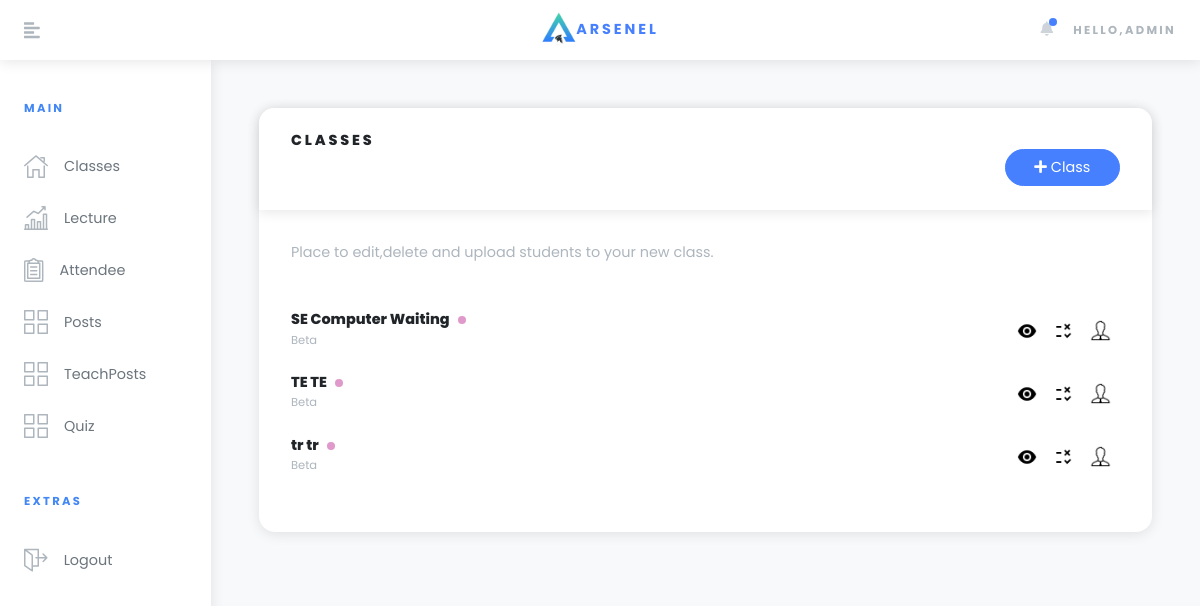
/app1/sectview/ (signed in), run on the app's committed database.
### custom_user/models.py (models this page shows, shortened)
class User(AbstractBaseUser):
	email=models.EmailField(verbose_name="email",max_length=50,unique=True)
	username=models.CharField(max_length=30,unique=True,blank=True)
	date_joined=models.DateTimeField(verbose_name="date joined",auto_now_add=True)
	last_login=models.DateTimeField(verbose_name="last joined",auto_now_add=True)
	is_admin=models.BooleanField(default=False)
	is_active=models.BooleanField(default=True)
	is_staff=models.BooleanField(default=False)
	is_superuser=models.BooleanField(default=False)
	is_teacher=models.BooleanField(default=False)
	is_student=models.BooleanField(default=False)
	USERNAME_FIELD="email"
	REQUIRED_FIELDS=['username']
	objects=MyAccountManager()

### app1/models.py (models this page shows)
class Section_class(models.Model):
	owner=models.ForeignKey(User,on_delete=models.CASCADE,blank=True,null=True)
	teacher=models.ManyToManyField(User,related_name="members",blank=True)
	year=models.CharField(max_length=20)
	div=models.CharField(max_length=10)
	def __str__(self):
		return "%s %s"%(self.year,self.div)

### app1/views.py (the view, shortened to what this page needs)
# urls.py: path('sectview/',section_view,name="section"),
@login_required(login_url='/account/login')
def section_view(request):    #adding new class and list of classes
	listo=Section_class.objects.filter(owner=request.user)
	form=Section_class_form(request.POST or None)
	context={"form":form,"list":listo,"flag":1,"title":"Add Class"}
	return render(request,"classes.html",context)

### app1/templates/classes.html (shortened to what this page needs)
{% extends "base.html" %}
{% block content %}
  {% block content2 %}
  {% load static %}
<div class="page-holder w-100 d-flex flex-wrap">
        <div class="container-fluid px-xl-5">
          <section class="py-5">
            <div class="row">
              <div class="col-lg-12 mb-4">
                <div class="card">
                  <div class="card-header">
                    <h2 class="h6 mb-0 text-uppercase">Classes</h2>
                    <button class="btn btn-primary" data-toggle="modal" data-target="#myModal" style="float: right;"><i class="fas fa-plus"></i></span> Class
	         </button>
                  </div>
                  <div class="card-body">
                    <p class="text-gray mb-5">Place to edit,delete and upload students to your new class.</p>
                    {% for obj in list %}
                    <div class="d-flex justify-content-between align-items-start align-items-sm-center mb-4 flex-column flex-sm-row" style="position: relative;">
                      <div class="left d-flex align-items-center">
                        <div class="text">
                          <h6 class="mb-0 d-flex align-items-center"> <span>{{obj}}</span><span class="dot dot-sm ml-2 bg-violet"></span></h6><small class="text-gray">Beta</small>
                        </div>
                      </div>
                      <div class="right ml-5 ml-sm-0 pl-3 pl-sm-0 " style="position: absolute; right: 0px;">
                        <table style="border:0px;">
						<tr>
              <td><a href="{% url 'app1:stud_view' my_id=obj.id %}" data-toggle="tooltip" title="View Students"><img src="{% static 'icons/eye-24.png' %}" style="height:20px;"></a></td>
              <td><a href="{% url 'attendance_manager:class_viewer' my_id=obj.id %}" data-toggle="tooltip" title="Attendance Manager"><img src="{% static 'icons/attendance-24.png' %}" style="height:20px;"></a></td>
							<td><a href="{% url 'app1:section_teacher' my_id=obj.id %}" data-toggle="tooltip" title="Add/Remove Teachers"><img src="{% static 'icons/teacher_manager.png' %}" style="height:23px;"></a></td>
						</tr>
						</table>
                      </div>
                    </div>
                    {% endfor %}
                  </div>
                </div>
              </div>
          </div>
      </section>
  </div>
</div>
	{% endblock content2%}
{% endblock %}

### app1/templates/navbar.html (shortened to what this page needs)
{% load static %}
      <nav class="navbar navbar-expand-lg px-4 py-2 bg-white shadow sticky-top" style="height: 60px;"><a class="sidebar-toggler text-gray-500 mr-4 mr-lg-5 lead"><i class="fas fa-align-left"></i></a><a href="{% url 'root' %}" class="navbar-brand font-weight-bold text-uppercase text-base"><img src="{% static 'Logos/apple-icon-180x180.png' %}" style="height: 35px;">ARSENEL</a>
        <ul class="ml-auto d-flex align-items-center list-unstyled mb-0">
         {% if request.user.is_authenticated %}
         <li class="nav-item dropdown mr-3"><a id="notifications" href="http://example.com" data-toggle="dropdown" aria-haspopup="true" aria-expanded="false" class="nav-link dropdown-toggle text-gray-400 px-1"><i class="fa fa-bell"></i><span class="notification-icon"></span></a>
        </li>
          <li class="nav-item dropdown ml-auto">
            <a id="userInfo" href="#" data-toggle="dropdown" aria-haspopup="true" aria-expanded="false" class="text-gray-500 dropdown-toggle text-uppercase  font-weight-bold small">Hello,{{request.user.username}}</a>
          </li>
          {% endif %}
        </ul>
      </nav>

### static/app1/css/master.css (style rules this page uses)
* { box-sizing: border-box }
table { border-collapse: collapse; border-spacing: 0; width: 100%; border: 1px solid #ddd; }
th, td { text-align: left; padding: 8px; }
nav { background-color: #0388fc; z-index: 2; }

### data on the page
User: user.username "ADMIN"
Section_class: year+div "SE Computer Waiting"
Section_class: year+div "TE TE"
Section_class: year+div "tr tr"
